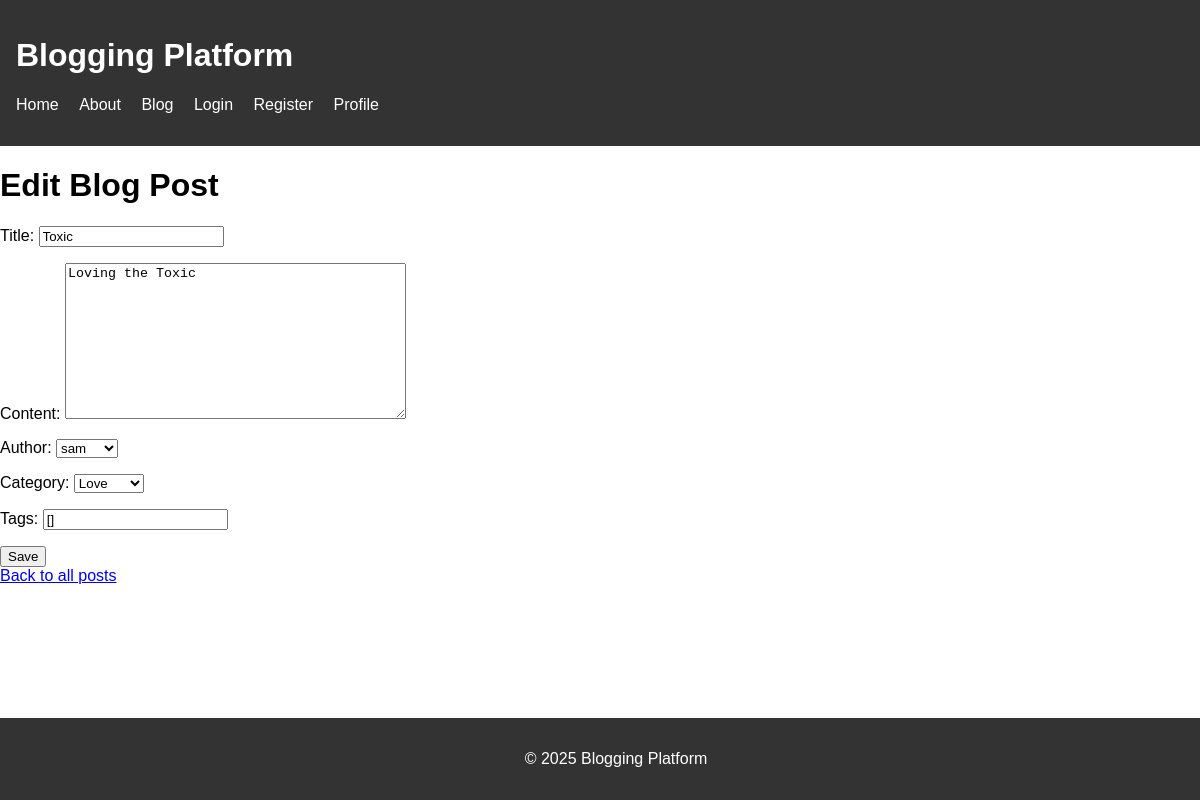
Screenshot of /blog/post/4/edit/ (signed in) with the database file from the repository.
### blog/models.py (models this page shows, shortened)
class BlogPost(models.Model):
    title = models.CharField(max_length=200)
    content = models.TextField()
    author = models.ForeignKey(User, on_delete=models.CASCADE)
    category = models.ForeignKey(Category, on_delete=models.SET_NULL, null=True)
    published_date = models.DateTimeField(auto_now=True)
    tags = models.ManyToManyField(Tag, blank=True)
    created_at = models.DateTimeField(auto_now_add=True)
    class Meta:
        ordering = ['-created_at']  # Order posts by creation date, newest first

### blog/views.py (the view)
# urls.py: path('post/<int:pk>/edit/', update_post, name='update_post'),
@login_required
def update_post(request, pk):
    post = get_object_or_404(BlogPost, pk=pk)
    if post.author != request.user:
        return redirect('post_list')
    if request.method == 'POST':
        form = BlogPostForm(request.POST, instance=post, user=request.user)
        if form.is_valid():
            form.save()
            return redirect('post_list')
    form = BlogPostForm(instance=post, user=request.user)
    return render(request, 'blog/update_post.html', {'form': form})

### blog/forms.py
class BlogPostForm(forms.ModelForm):
    class Meta:
        model = BlogPost
        fields = ['title', 'content', 'author', 'category', 'tags']
        widgets = {
            'tags': forms.TextInput(attrs={'placeholder': 'Comma-separated tags (optional)'}),
        }
    def __init__(self, *args, **kwargs):
        self.user = kwargs.pop('user', None)
        super(BlogPostForm, self).__init__(*args, **kwargs)
        if self.user:
            self.fields['author'].initial = self.user

### blog/models.py (called while the page is built)
    def __str__(self):
        return self.name

### blog/templates/blog/update_post.html (shortened to what this page needs)
{% extends "base.html" %}
{% block content %}
    <h1>Edit Blog Post</h1>
    <form method="post" action="{% url 'update_post' post.pk %}">
        {{ form.as_p }}
        <button type="submit">Save</button>
    </form>
    <a href="{% url 'blog:post_list' %}">Back to all posts</a>
{% endblock %}

### static/css/styles.css (style rules this page uses)
body { font-family: Arial, sans-serif; margin: 0; padding: 0; }

### rows the page displays
BlogPost: title "Toxic", content "Loving the Toxic", author "sam", category "Love"
